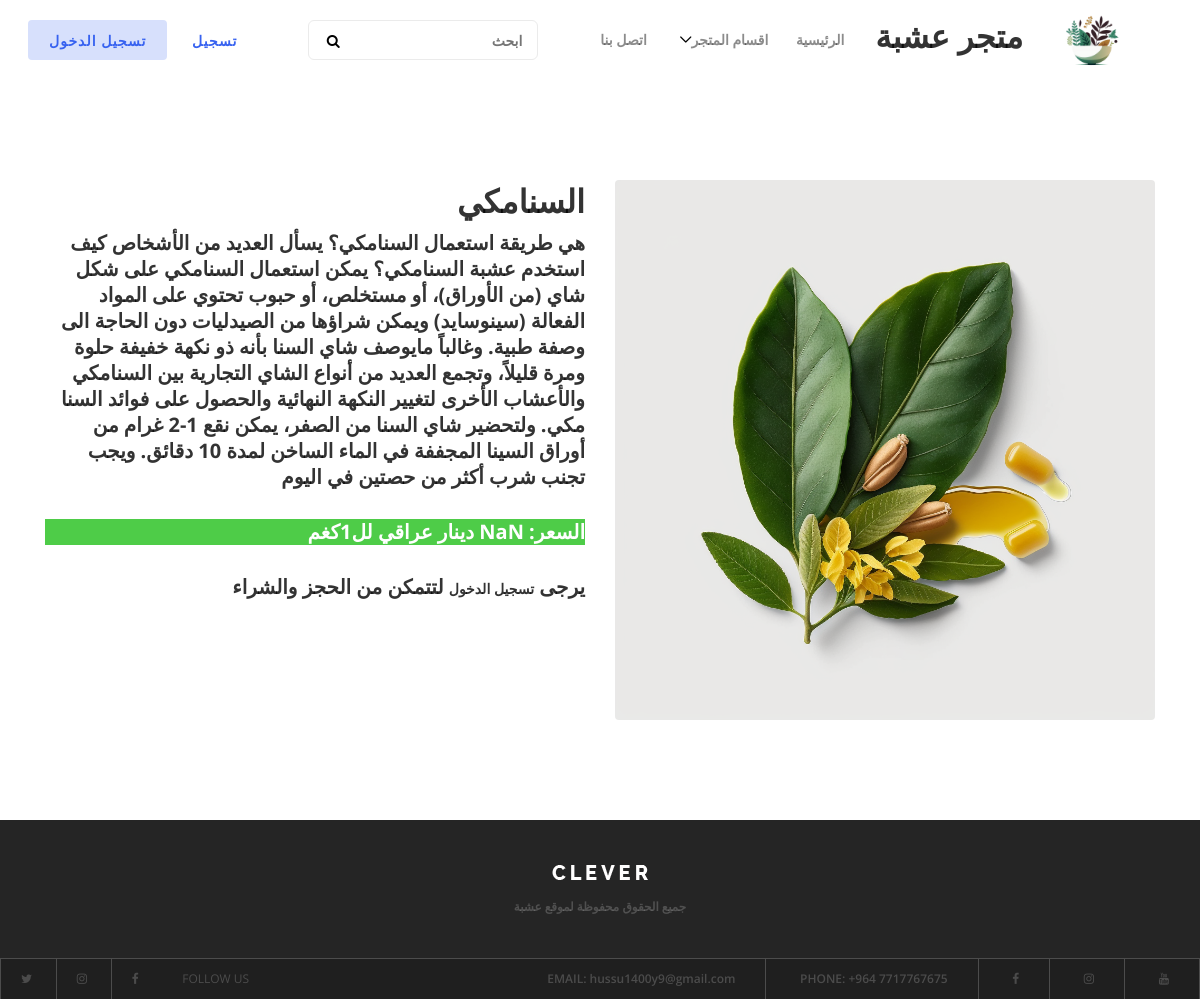
/details/11, run on an earlier commit of the app's database.
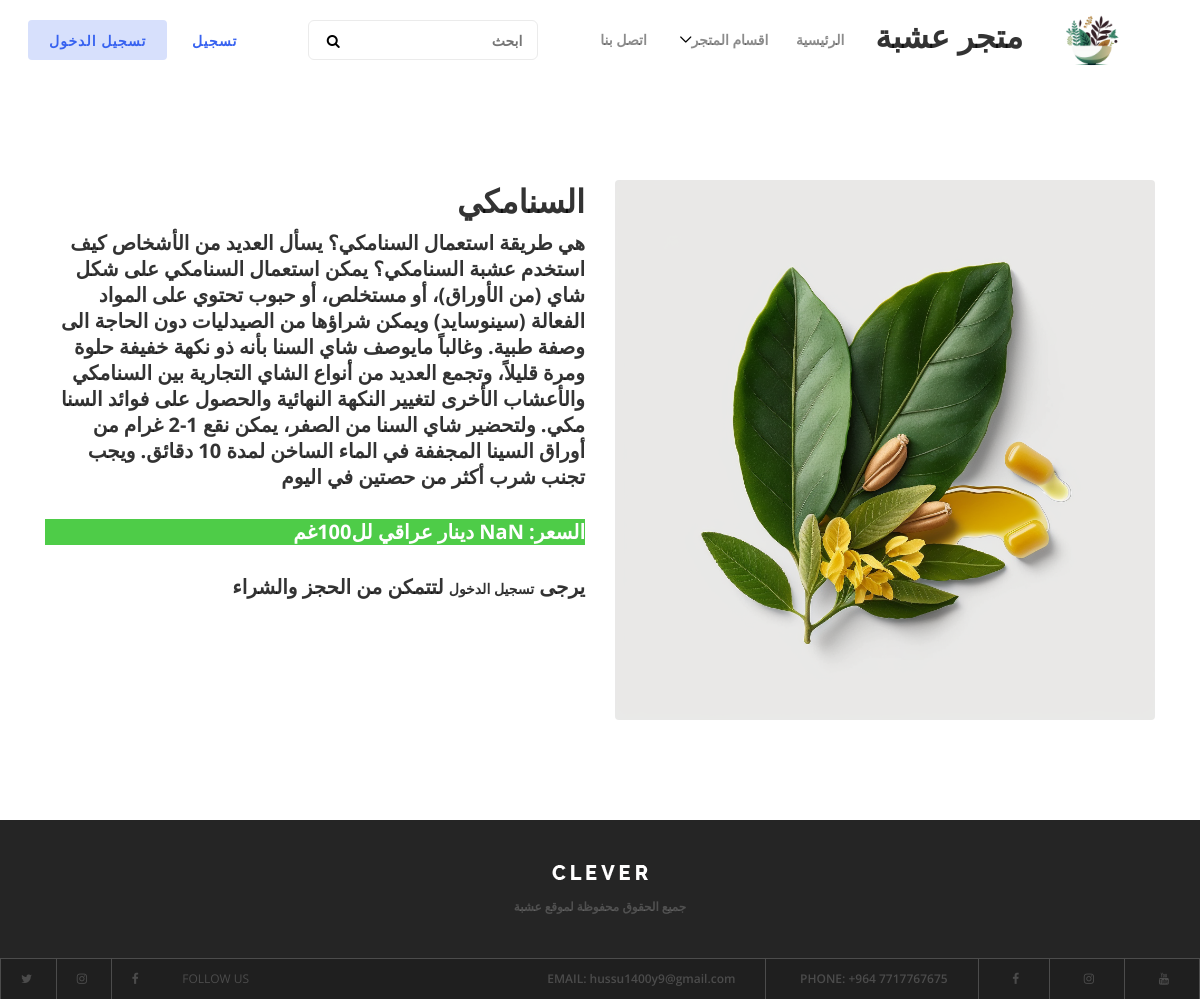
And on a later commit of the database.
### products/models.py (models this page shows, shortened)
class Product(models.Model):
    prd_name = models.CharField(max_length=500, verbose_name="اسم المنتج")
    prd_price = models.IntegerField(verbose_name="السعر",default=0)
    description = models.CharField(max_length=1500,verbose_name="الوصف")
    img = models.ImageField( upload_to="media/prd/", default='media/prd/default.png', verbose_name="صورة المنتج")
    up_date = models.DateField(auto_now=False, auto_now_add=True,verbose_name="تاريخ الرفع")
    recommended = models.BooleanField(verbose_name="يعرض على الرئيسية")
    sold = models.BooleanField(verbose_name="مباع")
    unit=models.CharField(verbose_name="القياس",max_length=140,default="",choices=units)
    discount = models.IntegerField(verbose_name="الخصم", default=0)
    cat_id = models.ForeignKey(Category, on_delete=models.CASCADE,verbose_name="القسم",null=True)
    slug = models.SlugField(verbose_name="Slug",blank=True , null=True)
    total = models.FloatField(verbose_name="السعر الكلي",default=0)

### products/views.py (the view, shortened to what this page needs)
# urls.py: path('details/<int:pk>', details, name="details"),
def details(request, pk):
    prd = Product.objects.filter(pk=pk).first()
    category = Category.objects.all()
    return render(request, 'details.html', {'cats': category, 'pr': prd})

### products/templates/details.html
{% extends 'base.html' %}
{% block container %}
  <div class="container" dir="rtl" style="text-align: right;">
    <div class="row">
      <div class="col-md-6">
        <img class="rounded" width="100%" src="{{pr.img.url}}" alt="{{prd.prd_name}}">
      </div>
      <div class="col-md-6">
        <h2 >{{pr.prd_name}}</h2>
        <h5 >{{pr.description}}</h5>
      <br>
          <h5 class="tag-green">السعر: <span class="currency"> {{ pr.prd_price }}</span> دينار عراقي لل<span >{{ pr.unit }}</span></h5>
<br>
          {% if user.is_authenticated %}
          {%  if user.is_staff %}
              <a class="btn btn-primary" href="/editprd/{{ pr.id }} ">تحديث المعلومات</a>
              {% else %}
        <form method="post">
            {% csrf_token %}
            <div class="form-group">
              <label style="font-size: large;font-weight: 600;"  for="formGroupExampleInput2 ">ادخل الكمية المطلوبة:</label>
              <input name="qt" width="50%" type="number" class="form-control" id="formGroupExampleInput2" placeholder="Another input" value="1" min="1" max="20">
            </div>
            <input type="submit" class="btn btn-primary" value="اضافة للسلة">
          </form>
              {% endif %}
              {% else %}
              <h5>يرجى <a href="{% url 'login' %}">تسجيل الدخول</a> لتتمكن من الحجز والشراء</h5>
          {% endif %}
      </div>
    </div>
  </div>
  {% endblock container %}

### templates/base.html (shortened to what this page needs)
<!DOCTYPE html>
{% load static %}
<html dir="ltr">
<head>
    <link type="text/css" href="{% static 'css\style.css' %} " rel="stylesheet" />
    <link href="{% static 'style.css' %} " rel="stylesheet" />
</head>
<body  dir="rtl" style="text-align: right">
    <header class="header-area">
        <div class="clever-main-menu">
            <div class="classy-nav-container breakpoint-off">
                <nav class="classy-navbar justify-content-between" id="cleverNav">
                    <a class="nav-brand" href="{% url 'home' %}"><img src="{% static 'img/core-img/122.png' %}" alt=""  width=100px></a>
<H2 class="navbar-expand-md">متجر عشبة</H2>
                    <div class="classy-menu">
                        <div class="classynav">
                            <ul>
                                <li><a href="{% url 'home' %}">الرئيسية</a></li>
                                <li><a href="#" >اقسام المتجر</a>
                                </li>
                                <li><a href="{% url 'home' %}">اتصل بنا</a></li>
                            </ul>
                            {% block search %}
                                <div class="search-area">
                                <form action="#" method="post">
                                    <input type="search" name="search" id="search" placeholder="ابحث">
                                    <button type="submit"><i class="fa fa-search" aria-hidden="true"></i></button>
                                </form>
                            </div>
{% endblock search %}
							{% if request.user.is_authenticated %}
							<div class="login-state d-flex align-items-center">
                                <div class=" ">
                                    <img class="avatar" src="{{users.img.url}}" alt="">
                                </div>
                                <div class="user-name mr-30">
                                    <div class="dropdown">
                                        <a class="dropdown-toggle" href="#" role="button" id="userName" data-toggle="dropdown" aria-haspopup="true" aria-expanded="false">{{users.user_id.first_name}}</a>
                                        <div class="dropdown-menu dropdown-menu-right" aria-labelledby="userName">
                                            {% if user.is_staff == True %}
                                            <a class="dropdown-item" href="{% url 'cating' %}">ادارة الاقسام</a>
                                            <a class="dropdown-item" href="{% url 'prding' %}">ادارة المنتجات</a>
                                            {% else %}
                                            <a class="dropdown-item" href="{% url 'myinfo' %}">معلوماتي</a>
                                            <a class="dropdown-item" href="{% url 'myorder' %}">سلتي</a>
                                            {% endif %}
                                            <a class="dropdown-item" href="{% url 'logout' %}">تسجيل الخروج</a>
                                        </div>
                                    </div>
                                </div>
							</div>
							{% else %}
							<div class="register-login-area">
                                <a href="{% url 'reg' %}" class="btn">تسجيل</a>
								<a href="{% url 'login' %}" class="btn active">تسجيل الدخول</a>
                            </div>
							{% endif %}
						</div>
                    </div>
                </nav>
            </div>
        </div>
    </header>
    <section class="popular-courses-area section-padding-100">
		{% block container %}
		{% endblock container %}
    </section>
    <footer class="footer-area">
        <div class="top-footer-area">
            <div class="container">
                <div class="row">
                    <div class="col-12">
                        <div class="footer-logo">
                            <a href="index.html"><img src="img/core-img/logo2.png" alt=""></a>
                        </div>
                        <p><a href="#">
<a href="{% url 'home' %}" >جميع الحقوق محفوظة لموقع عشبة  </a>
</p>
                    </div>
                </div>
            </div>
        </div>
        <div class="bottom-footer-area d-flex justify-content-between align-items-center">
            <div class="contact-info">
                <a href="https://www.youtube.com/@hussu1400"><i class="fa fa-youtube" aria-hidden="true"></i></a>
                 <a href="#"><i class="fa fa-instagram" aria-hidden="true"></i></a>
                <a href="https://www.facebook.com/marks.aliakbar"><i class="fa fa-facebook" aria-hidden="true"></i></a>
                <a href="#"><span>Phone:</span> +964 7717767675</a>
                <a href="#"><span>Email:</span> hussu1400y9@gmail.com</a>
            </div>
            <div class="follow-us">
                <span>Follow us</span>
                <a href="#"><i class="fa fa-facebook" aria-hidden="true"></i></a>
                <a href="#"><i class="fa fa-instagram" aria-hidden="true"></i></a>
                <a href="#"><i class="fa fa-twitter" aria-hidden="true"></i></a>
            </div>
        </div>
    </footer>
</body>
</html>

### static/style.css (style rules this page uses)
* { margin: 0; padding: 0; }
body { font-family: "Open Sans", sans-serif; font-size: 14px; font-weight: 400; }
h1, h2, h3, h4, h5, h6 { color: rgba(0, 0, 0, 0.8); line-height: 1.3; font-weight: 700; }
p { font-family: "Raleway", sans-serif; color: #5a5a5a; font-size: 14px; line-height: 1.8; font-weight: 400; }
a, a:hover, a:focus { -webkit-transition-duration: 500ms; transition-duration: 500ms; text-decoration: none; outline: 0 solid transparent; color: rgba(0, 0, 0, 0.8); font-weight: 600; font-size: 14px; }
ul, ol { margin: 0; }
ul li, ol li { list-style: none; }
img { height: auto; max-width: 100%; }
.section-padding-100 { padding-top: 100px; padding-bottom: 100px; }
.header-area { position: relative; z-index: 200; }
.clever-main-menu { position: relative; z-index: 1; width: 100%; height: 80px; }
.clever-main-menu .classy-navbar { height: 80px; }
.clever-main-menu .classynav ul li a { color: rgba(0, 0, 0, 0.45); font-weight: 600; }
.clever-main-menu .search-area { position: relative; z-index: 1; }
.clever-main-menu .search-area form { position: relative; z-index: 10; width: 230px; height: 40px; margin: 0 50px; }
.clever-main-menu .search-area form input { width: 100%; height: 40px; border-radius: 6px; border: 1px solid #ebebeb; padding: 0 15px 0 50px; font-size: 14px; color: rgba(0, 0, 0, 0.35); font-weight: 600; -webkit-transition-duration: 500ms; transition-duration: 500ms; }
.clever-main-menu .search-area form button { position: absolute; width: 50px; height: 40px; background-color: transparent; top: 0; left: 0; z-index: 10; border: none; text-align: center; cursor: pointer; outline: none; }
.register-login-area { position: relative; z-index: 1; }
.register-login-area a { position: relative; display: inline-block; padding: 0 20px; height: 40px; font-weight: 600; text-transform: uppercase; letter-spacing: 1px; font-size: 14px; color: #3762f0; line-height: 40px; }
.register-login-area a.active, .register-login-area a:hover, .register-login-area a:focus { background-color: #d7e0fc; font-weight: 600; color: #3762f0; }
.popular-courses-area { position: relative; z-index: 1; background-repeat: repeat; }
.top-footer-area { position: relative; z-index: 1; background-color: #252525; padding: 40px 0; text-align: center; border-bottom: 1px solid #4c4c4c; }
.top-footer-area .footer-logo { display: block; margin-bottom: 15px; }
.top-footer-area p { margin-bottom: 0; font-size: 12px; color: rgba(255, 255, 255, 0.2); font-family: "Open Sans", sans-serif; }
.top-footer-area p a { color: rgba(255, 255, 255, 0.2); font-size: 12px; font-family: "Open Sans", sans-serif; }
.bottom-footer-area { position: relative; z-index: 1; width: 100%; height: 40px; background-color: #1f1f1f; }
.bottom-footer-area .contact-info { position: relative; z-index: 1; }
.bottom-footer-area .contact-info a { display: inline-block; height: 40px; padding: 0 30px; line-height: 40px; color: rgba(255, 255, 255, 0.2); font-size: 12px; border-right: 1px solid #4c4c4c; }
.bottom-footer-area .contact-info a span { text-transform: uppercase; }
.bottom-footer-area .follow-us { position: relative; z-index: 1; }
.bottom-footer-area .follow-us span { display: inline-block; height: 40px; padding: 0 20px; line-height: 40px; color: rgba(255, 255, 255, 0.2); font-size: 12px; text-transform: uppercase; }
.bottom-footer-area .follow-us a { display: inline-block; height: 40px; padding: 0 20px; line-height: 40px; color: rgba(255, 255, 255, 0.2); font-size: 12px; border-left: 1px solid #4c4c4c; }

What changed in the data, as far as the page shows it:
changed Product "السنامكي": unit "1كغم" → "100غم"
